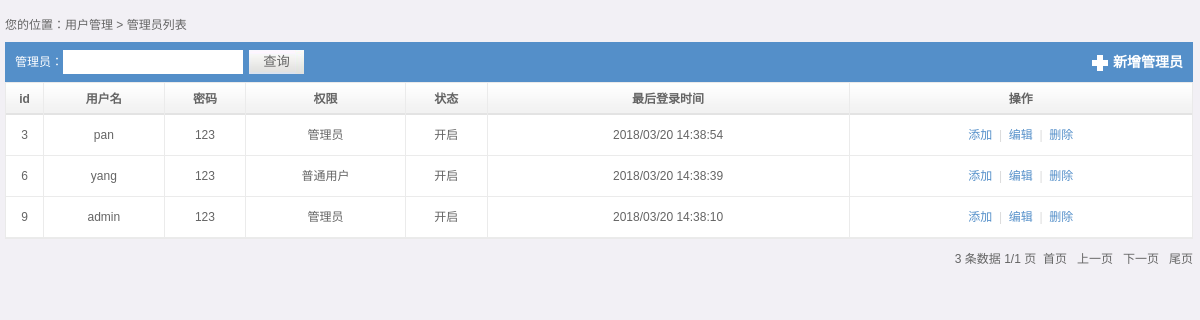
Page /bbs/admin/admin_list.php on the committed database.
### tables this page shows
CREATE TABLE `user` (
  `id` int(10) unsigned NOT NULL AUTO_INCREMENT,
  `userName` char(20) NOT NULL,
  `password` char(33) NOT NULL,
  `auth` tinyint(4) NOT NULL DEFAULT '0',
  `status` tinyint(4) NOT NULL DEFAULT '1',
  `lastlogin` varchar(50) NOT NULL DEFAULT '0',
  PRIMARY KEY (`id`),
  UNIQUE KEY `userName` (`userName`)
);

### bbs/admin/Model.class.php (called while the page is built, shortened)
<?php
	class Model
	{
		public $tableName;
		private $link;
		private $field;
		public function __construct($tableName)
		{
			$this->tableName = $tableName;
			$this->link = mysqli_connect(HOST,USER,PASS)or die('数据库连接失败！');
			mysqli_set_charset($this->link,CHARSET);
			mysqli_select_db($this->link,DBNAME);
			$this->getAllFields();
		}
		public function getAllFields()
		{
			$sql = "desc ".$this->tableName;
			$result = mysqli_query($this->link,$sql);
			if($result!=false && mysqli_num_rows($result)>0){
				$fields = array();
				while($rows = mysqli_fetch_assoc($result)){
					if($rows['Key']=='PRI'){
						$pk = $rows['Field'];
					}else{
						$fields[] = $rows['Field'];
					}
				}
			}
		}
		protected function clearCondition()
		{
			$this->field = null;
		}
		public function select()
		{
			$f = '';
			if(empty($this->field)){
				$f = '*';
			}else{
				$f = $this->field;
			}
			$w = '';
			$o = '';
			$l = '';
			$sql = "select ".$f." from ".$this->tableName." ".$w." ".$o." ".$l;
			$result = mysqli_query($this->link, $sql);
			if($result!=false && mysqli_num_rows($result)>0){
				$data = array();
				while($rows = mysqli_fetch_assoc($result)){
					$data[] = $rows;
				}
				return $data;
			}else{
				return false;
			}
		}
		public function count()
		{
			$sql = "select count(*) sum from ".$this->tableName;
			$result = mysqli_query($this->link,$sql);
			if($result!=false && mysqli_num_rows($result)>0){
				return mysqli_fetch_assoc($result)['sum'];
			}else{
				return false;
			}
		}
	}

### bbs/admin/admin_list.php (the view, shortened to what this page needs)
<html>
<head>
<link href="css/css.css" type="text/css" rel="stylesheet" />
<link href="css/main.css" type="text/css" rel="stylesheet" />
</head>
<body>
<table width="99%" border="0" cellspacing="0" cellpadding="0" id="searchmain">
  <tr>
    <td width="99%" align="left" valign="top">您的位置：用户管理 > 管理员列表</td>
  </tr>
  <tr>
    <td align="left" valign="top">
    <table width="100%" border="0" cellspacing="0" cellpadding="0" id="search">
  		<tr>
   		 <td width="90%" align="left" valign="middle">
	         <form method="post" action="">
	         <span>管理员：</span>
	         <input type="text" name="" value="" class="text-word">
	         <input name="" type="button" value="查询" class="text-but">
	         </form>
         </td>
  		  <td width="10%" align="center" valign="middle" style="text-align:right; width:150px;"><a href="admin_add.php" target="mainFrame" onFocus="this.blur()" class="add">新增管理员</a></td>
  		</tr>
	</table>
    </td>
  </tr>
  <tr>
    <td align="left" valign="top">
        <table width="100%" border="0" cellspacing="0" cellpadding="0" id="main-tab">
          <tr>
            <th align="center" valign="middle" class="borderright">id</th>
            <th align="center" valign="middle" class="borderright">用户名</th>
            <th align="center" valign="middle" class="borderright">密码</th>
              <th align="center" valign="middle" class="borderright">权限</th>
              <th align="center" valign="middle" class="borderright">状态</th>
            <th align="center" valign="middle" class="borderright">最后登录时间</th>
            <th align="center" valign="middle">操作</th>
          </tr>
            <?php
            require "./Model.class.php";
            $user = new Model('user');
            $res = $user->select();
            foreach($res as $k=>$v) {
                ?>
            <tr onMouseOut="this.style.backgroundColor='#ffffff'"
                onMouseOver="this.style.backgroundColor='#edf5ff'">
                <td align="center" valign="middle" class="borderright borderbottom"><?=$v['id']?></td>
                <td align="center" valign="middle" class="borderright borderbottom"><?=$v['userName']?></td>
                <td align="center" valign="middle" class="borderright borderbottom"><?=$v['password']?></td>
                <td align="center" valign="middle" class="borderright borderbottom"><?=$v['auth']==0?'普通用户':'管理员' ?></td>
                <td align="center" valign="middle" class="borderright borderbottom"><?= $v['status']==1?'开启':'禁用'?></td>
                <td align="center" valign="middle" class="borderright borderbottom"><?=$v['lastlogin']?></td>
                <td align="center" valign="middle" class="borderbottom">
                    <a href="admin_add.php" target="mainFrame"  onFocus="this.blur()" class="add">添加</a>
                    <span class="gray">&nbsp;|&nbsp;</span>
                    <a href="admin_edit.php?i=<?=$v['id']?>" target="mainFrame"  onFocus="this.blur()" class="add">编辑</a>
                    <span class="gray">&nbsp;|&nbsp;</span>
                    <a href="doAction.php?a=deleteAdmin&i=<?=$v['id']?>" target="mainFrame" onFocus="this.blur()" class="add">删除</a>
                </td>
            </tr>
            <?php
                }
            ?>
        </table>
    </td>
    </tr>
    <tr>
        <td align="left" valign="top" class="fenye">
            <?=$user->count() ?> 条数据
            1/1 页&nbsp;&nbsp;<a href="#" target="mainFrame" onFocus="this.blur()">首页</a>&nbsp;&nbsp;
            <a href="#" target="mainFrame" onFocus="this.blur()">上一页</a>&nbsp;&nbsp;
            <a href="#" target="mainFrame" onFocus="this.blur()">下一页</a>&nbsp;&nbsp;
            <a href="#" target="mainFrame" onFocus="this.blur()">尾页</a>
        </td>
    </tr>
</table>
</body>
</html>

### bbs/admin/css/css.css (style rules this page uses)
* { margin:0; padding:0; }
body { font-size:12px; font-family:"Microsoft YaHei","Tahoma","Arial",'宋体'; line-height:150%; margin-left:auto; margin-right:auto; width:100%; color:#656565; }
a:link,a:visited { font-size:12px; color:#656565; font-weight:normal; text-decoration:none; font-family:"Microsoft YaHei","Tahoma","Arial",'宋体'; }

### bbs/admin/css/main.css (style rules this page uses)
html { SCROLLBAR-FACE-COLOR: #538ec6; SCROLLBAR-HIGHLIGHT-COLOR: #dce5f0; SCROLLBAR-SHADOW-COLOR: #2c6daa; SCROLLBAR-3DLIGHT-COLOR: #dce5f0; SCROLLBAR-ARROW-COLOR: #2c6daa; SCROLLBAR-TRACK-COLOR: #dce5f0; SCROLLBAR-DARKSHADOW-COLOR: #dce5f0; overflow-x:hidden; }

### bbs/admin/admin_list.php (style rules this page uses)
body { overflow-x:hidden; background:#f2f0f5; padding:15px 0px 10px 5px; }
#searchmain { font-size:12px; }
#search { font-size:12px; background:#548fc9; margin:10px 10px 0 0; display:inline; width:100%; color:#FFF; float:left }
#search form span { height:40px; line-height:40px; padding:0 0px 0 10px; float:left; }
#search form input.text-word { height:24px; line-height:24px; width:180px; margin:8px 0 6px 0; padding:0 0px 0 10px; float:left; border:1px solid #FFF; }
#search form input.text-but { height:24px; line-height:24px; width:55px; background:url(images/main/list_input.jpg) no-repeat left top; border:none; cursor:pointer; font-family:"Microsoft YaHei","Tahoma","Arial",'宋体'; color:#666; float:left; margin:8px 0 0 6px; display:inline; }
#search a.add { text-align:left; background:url(images/main/add.jpg) no-repeat -3px 7px #548fc9; padding:0 10px 0 21px; height:40px; line-height:40px; font-size:14px; font-weight:bold; color:#FFF; float:right }
#main-tab { border:1px solid #eaeaea; background:#FFF; font-size:12px; }
#main-tab th { font-size:12px; background:url(images/main/list_bg.jpg) repeat-x; height:32px; line-height:32px; }
#main-tab td { font-size:12px; line-height:40px; }
#main-tab td a { font-size:12px; color:#548fc9; }
.borderright { border-right:1px solid #ebebeb }
.borderbottom { border-bottom:1px solid #ebebeb }
.gray { color:#dbdbdb; }
td.fenye { padding:10px 0 0 0; text-align:right; }

### rows in the picture
user: id "3", userName "pan", password "123", auth "管理员", status "开启", lastlogin "2018/03/20 14:38:54"
user: id "6", userName "yang", password "123", auth "普通用户", status "开启", lastlogin "2018/03/20 14:38:39"
user: id "9", userName "admin", password "123", auth "管理员", status "开启", lastlogin "2018/03/20 14:38:10"

### other values in the picture
$user->count() "3"
